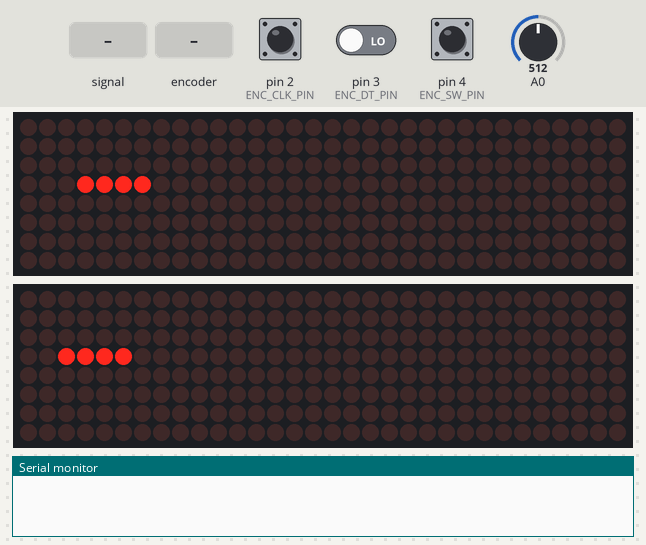
Simulated run of this sketch. Board: Arduino Uno, built with avr-gcc and run on an emulated ATmega328P. On the bench: 2 × 32×8 LED matrix, the last lines printed to the serial monitor. Inputs (shaded band) come from the test bench; at power-on: A0 = 512, pin 4 (ENC_SW_PIN) HIGH, pin 2 (ENC_CLK_PIN) HIGH, pin 3 (ENC_DT_PIN) LOW.

Above: at 1.2 s.
1.3 s: A0 set to 716
4.3 s: A0 fed a 200 Hz sine of ±81 counts around its level
At 6.8 s:
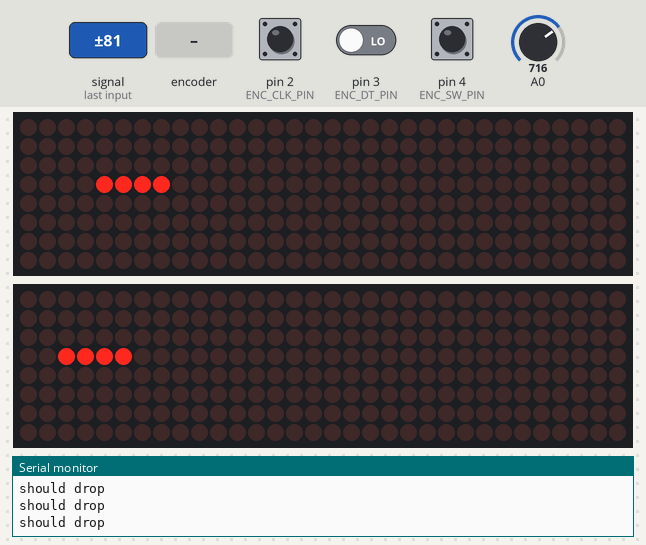
7.3 s: A0 fed a 2 Hz sine of ±306 counts around its level
At 8.8 s:
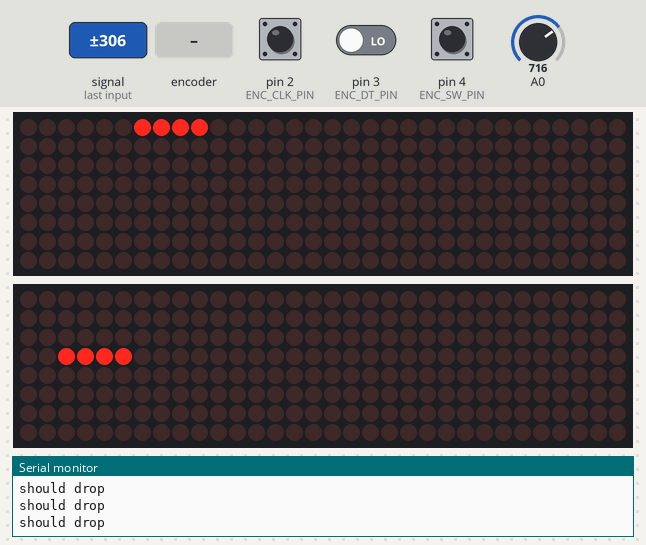
9.5 s: pin 4 (ENC_SW_PIN) pulled LOW for 0.15 s
At 9.61 s:
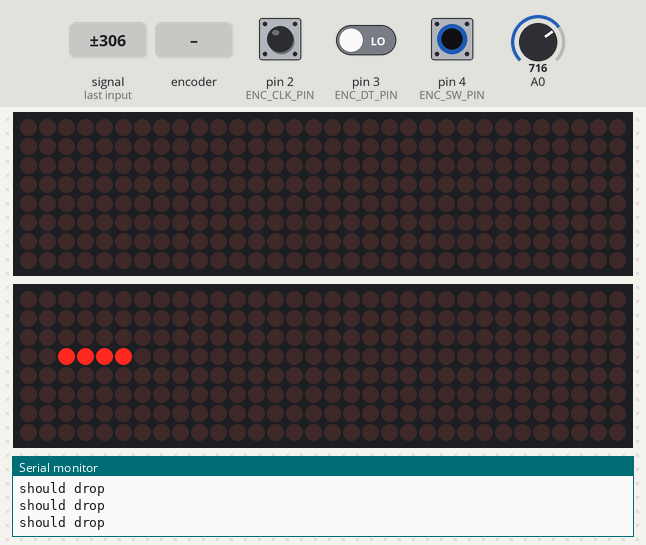
10.2 s: rotary encoder on pin 2 (ENC_CLK_PIN) / pin 3 (ENC_DT_PIN) turned 1 step (first pin leading)
At 11.8 s:
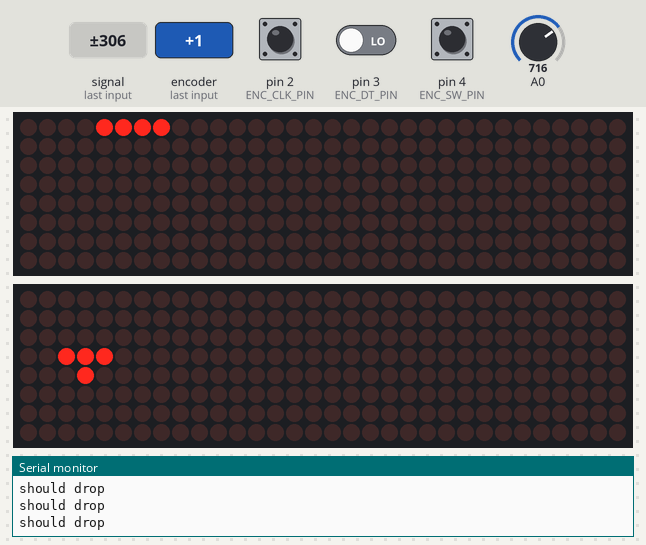
12.2 s: pin 4 (ENC_SW_PIN) pulled LOW for 1 s
At 14.5 s:
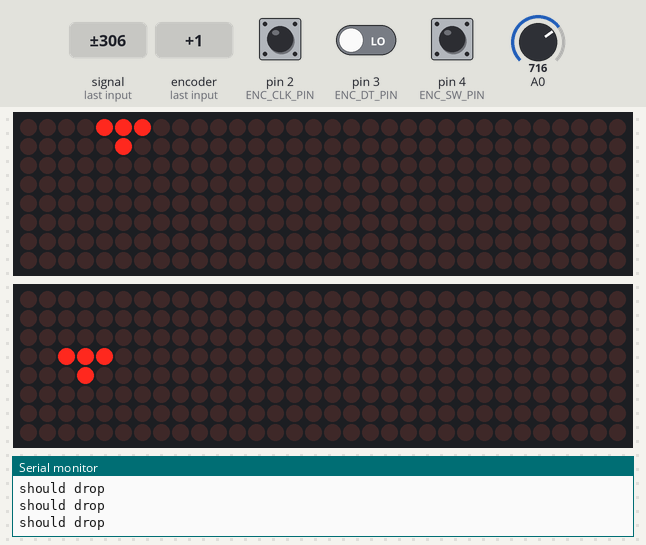
Timing chart, 0 to 16.0 s (numbered marks = the images above; inputs shaded):
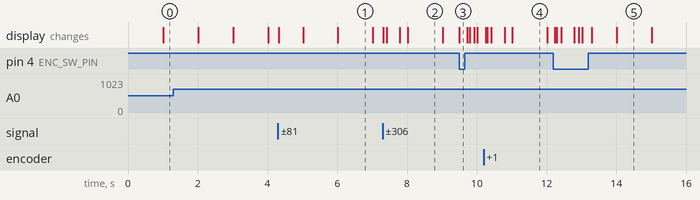

The sketch:

tetris-display.ino
```cpp
#include <MD_MAX72xx.h>

constexpr int GAME_DPY_WIDTH=8, GAME_DPY_HEIGHT=32;
constexpr int PREVIEW_DPY_WIDTH=8, PREVIEW_DPY_HEIGHT=32;
constexpr int GAME_DPY_CS_PIN=10, PREVIEW_DPY_CS_PIN=8; // Digital
constexpr int KEYPAD_OUT_PIN=0; // Analog
constexpr int ENC_CLK_PIN=2, ENC_DT_PIN=3, ENC_SW_PIN=4; // Digital
constexpr int BLINK_TIME_MS = 500;

enum struct Key : byte
{
  None, Up, Down, Left, Right, Drop
};

#define APPROX_EQ(val, ref) ((ref)-50 <= (val) && (val) <= (ref)+50)

Key key = Key::None;

Key get_pressed_key(uint8_t pin)
{
  int val = analogRead(pin);
  Key old_key = key;
  if (APPROX_EQ(val, 144))
    key = Key::Up;
  else if (APPROX_EQ(val, 328))
    key = Key::Down;
  else if (APPROX_EQ(val, 0))
    key = Key::Left;
  else if (APPROX_EQ(val, 504))
    key = Key::Right;
  else if (APPROX_EQ(val, 738))
    key = Key::Drop;
  else
    key = Key::None;
  return key != old_key ? key : Key::None;
}

struct Encoder
{
  uint8_t clk_pin, dt_pin, sw_pin;
  int rotation=0, last_clk=0;
  bool is_clockwise=false, button=false, has_rotated=false, was_button_pressed=false;

  Encoder(uint8_t clk_pin, uint8_t dt_pin, uint8_t sw_pin)
    : clk_pin(clk_pin), dt_pin(dt_pin), sw_pin(sw_pin)
  {
  }

  void begin()
  {
    pinMode(clk_pin, INPUT);
    pinMode(dt_pin, INPUT);
    pinMode(sw_pin, INPUT_PULLUP);
    last_clk = digitalRead(clk_pin);
  }

  void read()
  {
    int current_clk = digitalRead(clk_pin);
    if (!last_clk && current_clk)
    {
      if (digitalRead(dt_pin))
        ++rotation, is_clockwise=true;
      else
        --rotation, is_clockwise=false;
      has_rotated = true;
    }
    else
      has_rotated = false;
    last_clk = current_clk;

    bool new_button = !digitalRead(sw_pin);
    was_button_pressed = !button && new_button;
    button = new_button;
  }

  unsigned wrapped_rotation(unsigned max)
  {
    int rem = rotation % max;
    return 0 <= rem ? rem : rem + abs(max);
  }
};

MD_MAX72XX game_dpy(MD_MAX72XX::FC16_HW, GAME_DPY_CS_PIN, GAME_DPY_HEIGHT/8);
MD_MAX72XX preview_dpy(MD_MAX72XX::FC16_HW, PREVIEW_DPY_CS_PIN, PREVIEW_DPY_HEIGHT/8);
Encoder enc(ENC_CLK_PIN, ENC_DT_PIN, ENC_SW_PIN);

constexpr char *tetrominoes[] =
{
  "..X."
  "..X."
  "..X."
  "..X.",

  "..X."
  ".XX."
  "..X."
  "....",

  "...."
  ".XX."
  ".XX."
  "....",

  "..X."
  ".XX."
  ".X.."
  "....",

  ".X.."
  ".XX."
  "..X."
  "....",

  ".X.."
  ".X.."
  ".XX."
  "....",

  "..X."
  "..X."
  ".XX."
  "....",
};
constexpr size_t num_tetrominoes = sizeof tetrominoes / sizeof *tetrominoes;

const char (*rotations[])(int dx, int dy, int tetromino_idx) =
{
  [tetrominoes](int dx, int dy, int tetromino_idx) { return tetrominoes[tetromino_idx][dy * 4 + dx]; },
  [tetrominoes](int dx, int dy, int tetromino_idx) { return tetrominoes[tetromino_idx][12 + dy - (dx * 4)]; },
  [tetrominoes](int dx, int dy, int tetromino_idx) { return tetrominoes[tetromino_idx][15 - (dy * 4) - dx]; },
  [tetrominoes](int dx, int dy, int tetromino_idx) { return tetrominoes[tetromino_idx][3 - dy + (dx * 4)]; },
};
constexpr size_t num_rotations = sizeof rotations / sizeof *rotations;

int prev_tetromino_type = -1;

bool stack[GAME_DPY_WIDTH][GAME_DPY_HEIGHT]{false};

struct Tetromino
{
  int x = GAME_DPY_WIDTH/2 - 2, y = GAME_DPY_WIDTH/2 - 2, type=0, rotation=0;

  Tetromino()
  {}

  Tetromino(int x, int y, int type, int rotation)
    : x(x), y(y), type(type), rotation(rotation)
  {}

  bool get_pos(int dx, int dy)
  {
    return rotations[rotation](dx, dy, type) == 'X';
  }

  bool can_exist()
  {
    for (int dx=0; dx<4; ++dx)
      for (int dy=0; dy<4; ++dy)
        if (get_pos(dx, dy) && !is_pos_free(x+dx, y+dy))
          return false;
    return true;
  }

  void rotate()
  {
    int new_piece_rot = (rotation + 1) % num_rotations;
    if (Tetromino(x, y, type, new_piece_rot).can_exist())
    {
      rotation = new_piece_rot;
      // XXX: maybe don't redraw here, but outside??
      game_redraw();
    }
  }

  bool apply_gravity()
  {
    if (Tetromino(x, y+1, type, rotation).can_exist())
    {
      ++y;
      game_redraw();
    }
    else
      return place();
    return false;
  }

  bool apply_gravity_timed()
  {
    static unsigned long last_update = millis();
    unsigned long now = millis();
    if (now - last_update < 1000)
      return false;
    last_update = now;
    return apply_gravity();
  }

  void move_left()
  {
    if (Tetromino(x-1, y, type, rotation).can_exist())
    {
      --x;
      game_redraw();
    }
  }

  void move_right()
  {
    if (Tetromino(x+1, y, type, rotation).can_exist())
    {
      ++x;
      game_redraw();
    }
  }

  void drop()
  {
    while (Tetromino(x, y+1, type, rotation).can_exist())
      ++y;
  }

  bool place();
} tetromino, next_tetromino;

bool Tetromino::place()
{
  for (int dx=0; dx<4; ++dx)
      for (int dy=0; dy<4; ++dy)
        if (get_pos(dx, dy))
          stack[x+dx][y+dy] = true;
  for (int y=GAME_DPY_HEIGHT-1, offset=0; 0 <= y; --y)
  {
    if (stack[0][y] && stack[0][y] == stack[1][y] && stack[1][y] == stack[2][y] && stack[2][y] == stack[3][y] &&
          stack[3][y] == stack[4][y] && stack[4][y] == stack[5][y] && stack[5][y] == stack[6][y] && stack[6][y] == stack[7][y])
      ++offset;
    else
      for (int x=0; x<GAME_DPY_WIDTH; ++x)
        stack[x][y+offset] = stack[x][y];
  }
  if (next_tetromino.type == type || (0 <= prev_tetromino_type && next_tetromino.type == prev_tetromino_type))
    return true;
  prev_tetromino_type = type;
  *this = next_tetromino;
  y = 0;
  return false;
}

void draw_tetromino(MD_MAX72XX &dpy, const struct Tetromino &t)
{
  for (int dx=0; dx<4; ++dx)
    for (int dy=0; dy<4; ++dy)
      dpy.setPoint(GAME_DPY_WIDTH-t.x-1-dx, GAME_DPY_HEIGHT-t.y-1-dy, t.get_pos(dx, dy));
}

void draw_stack()
{
  for (int x=0; x<GAME_DPY_WIDTH; ++x)
    for (int y=0; y<GAME_DPY_HEIGHT; ++y)
      if (stack[x][y])
        game_dpy.setPoint(GAME_DPY_WIDTH-x-1, GAME_DPY_HEIGHT-y-1, true);
}

bool is_pos_free(int x, int y)
{
  return 0 <= x && x < GAME_DPY_WIDTH &&
    0 <= y && y < GAME_DPY_HEIGHT &&
    !stack[x][y];
}

void game_redraw()
{
  game_dpy.clear();
  draw_tetromino(game_dpy, tetromino);
  draw_stack();
}

void preview_redraw()
{
  preview_dpy.clear();
  draw_tetromino(preview_dpy, next_tetromino);
}

void preview_next_tetromino()
{
  next_tetromino.type = enc.wrapped_rotation(num_tetrominoes);
  preview_redraw();
}

void setup()
{
  Serial.begin(9600);
  game_dpy.begin();
  preview_dpy.begin();
  enc.begin();
}

void press_start_loop()
{
  game_dpy.clear();
  preview_redraw();
  while (true)
  {
    if (get_pressed_key(KEYPAD_OUT_PIN) != Key::None)
      return;
    enc.read();
    if (enc.has_rotated)
    {
      preview_next_tetromino();
      tetromino = next_tetromino;
    }
    delay(1);
  }
}

void blink_stack_loop()
{
  game_dpy.clear();
  unsigned long last_update = millis();
  bool is_on = false;
  tetromino = next_tetromino;
  while (true)
  {
    if (get_pressed_key(KEYPAD_OUT_PIN) != Key::None || (enc.read(), enc.was_button_pressed))
      return;
    unsigned long now = millis();
    if (BLINK_TIME_MS <= now - last_update)
    {
      last_update = now;
      is_on = !is_on;
      game_dpy.clear();
      if (is_on)
        draw_stack();
    }
  }
}

void blink_preview_loop()
{
  game_dpy.clear();
  draw_stack();
  preview_dpy.clear();
  unsigned long last_update = millis();
  bool is_on = false;
  tetromino = next_tetromino;
  while (true)
  {
    if (get_pressed_key(KEYPAD_OUT_PIN) != Key::None || (enc.read(), enc.was_button_pressed))
      return;
    unsigned long now = millis();
    if (BLINK_TIME_MS <= now - last_update)
    {
      last_update = now;
      is_on = !is_on;
      if (is_on)
        preview_redraw();
      else
        preview_dpy.clear();
    }
  }
}

void game_loop()
{
  bool should_drop = false;
  unsigned long drop_pressed_at;
  game_redraw();
  while (true)
  {
    switch (get_pressed_key(KEYPAD_OUT_PIN))
    {
      case Key::Up:
        tetromino.rotate();
        break;
      case Key::Down:
        if (tetromino.apply_gravity())
          return;
        break;
      case Key::Left:
        tetromino.move_left();
        break;
      case Key::Right:
        tetromino.move_right();
        break;
      case Key::Drop:
        should_drop = true;
        Serial.println("should drop");
        drop_pressed_at = millis();
        break;
      case Key::None:
        if (should_drop && 3000 <= millis() - drop_pressed_at)
        {
          tetromino.drop();
          if (tetromino.place())
            return;
          should_drop = false;
        }
        break;
    }
    enc.read();
    if (enc.has_rotated)
      preview_next_tetromino();
    if (enc.was_button_pressed)
      return;
    if (tetromino.apply_gravity_timed())
      return;
    delay(1);
  }
}

void loop()
{
  press_start_loop();
  game_loop();
  blink_stack_loop();
  blink_preview_loop();
  memset(stack, 0, sizeof stack);
}
```

Measured:
- after the input at 4.3 s, the display: first changes at once (image 1 shows a later state)
- after the input at 7.3 s, the display: first changes at once (image 2 shows a later state)
- after the input at 9.5 s, the display: changes at once (image 3)
- after the input at 10.2 s, the display: first changes after 0.05 s (image 4 shows a later state)
- after the input at 12.2 s, the display: first changes at once (image 5 shows a later state)
- what the display in image 1 shows lasts 1.0 s, from 6.0 s to 7.0 s
